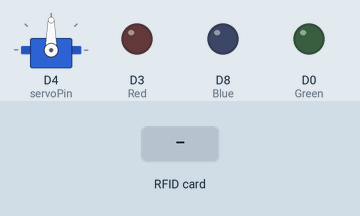
Simulated run of this sketch. Board: ESP8266 (NodeMCU). On the bench: servo, output pins drawn as LEDs (lit = HIGH). The inputs (shaded band) are chosen by the test bench. WiFi joins after 1.5 s; servers stay silent unless stated; uploads are accepted with an empty reply; what the sketch prints to the serial monitor is not drawn.

Above: at 0.0 s.
At 3.3 s:
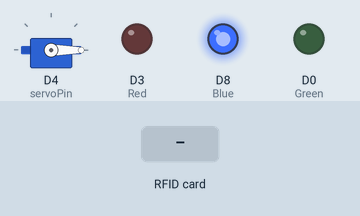
3.4 s: RFID card 5E 7A 19 C4 held to the reader
At 4.1 s:
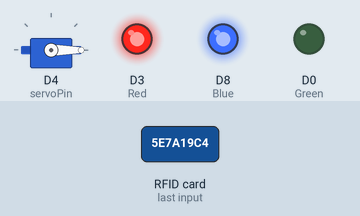
Timing chart, 0 to 9.1 s (numbered marks = the images above; inputs shaded):
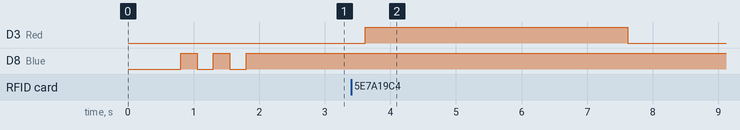

The sketch:

IOT_RFID_WITH_MYSQL.ino
```cpp
#include <ESP8266WebServer.h>
#include <ESP8266HTTPClient.h>
#include <SPI.h>
#include <MFRC522.h>
#include <Servo.h>

#define SS_PIN D2  //--> SDA D2
#define RST_PIN D1  //--> RST D1
MFRC522 mfrc522(SS_PIN, RST_PIN);
Servo servo;

int servoPin = 2;  // Nodemcu D4
int Red = 0;  // Nodemcu D3
int Green = 16; // Nodemcu D0
int Blue = 15; // Nodemcu D8

const char* ssid = "UIU";
const char* password = "xyz";

ESP8266WebServer server(80);  //--> Server on port 80

int readsuccess;
byte readcard[4];
char str[32] = "";
String StrUID;

void setup() {
  Serial.begin(115200);
  servo.attach(servoPin);
  SPI.begin();      // SPI bus
  mfrc522.PCD_Init(); //MFRC522 card

  delay(500);

  WiFi.begin(ssid, password);
  Serial.println("");

  pinMode(Red, OUTPUT);
  pinMode(Green, OUTPUT);
  pinMode(Blue, OUTPUT);
  digitalWrite(Blue, HIGH);

  Serial.print("Connecting");
  while (WiFi.status() != WL_CONNECTED) {
    Serial.print(".");

    digitalWrite(Blue, LOW);
    delay(250);
    digitalWrite(Blue, HIGH);
    delay(250);
  }

  Serial.println("");
  Serial.print("Successfully connected to : ");
  Serial.println(ssid);
  Serial.print("IP address: ");
  Serial.println(WiFi.localIP());

  Serial.println("Please tag a card or keychain to see the UID !");
  Serial.println("");

  servo.write(0);
  delay(100);
  servo.detach();
}

void loop() {
  // put your main code here, to run repeatedly
  readsuccess = getid();

  if (readsuccess) {
    HTTPClient http;    //Declare object of class HTTPClient
    String UIDresultSend, postData;
    UIDresultSend = StrUID;

    postData = "UIDresult=" + UIDresultSend;
    http.begin("http://192.168.0.104/IOT/check.php");  //Specify request destination
    http.addHeader("Content-Type", "application/x-www-form-urlencoded"); //Specify content-type header

    int httpCode = http.POST(postData);   //Send the request
    String payload = http.getString();    //Get the response payload

    Serial.println(UIDresultSend);
    Serial.println(httpCode);   //Print HTTP return code
    Serial.println(payload);    //Print request response payload

    if(payload == "ok"){
      digitalWrite(Green,HIGH);
      digitalWrite(Red,LOW);
        servo.attach(servoPin);
        servo.write(0);
        delay(500);
        servo.write(120);
        delay(4000);  //Post Data at every 5 seconds
        servo.write(0);
        servo.detach();
        digitalWrite(Green,LOW);
    }
    else {
      digitalWrite(Red,HIGH);
      digitalWrite(Green,LOW);
      delay(4000);  //Post Data at every 5 seconds
      digitalWrite(Red,LOW);
      }

    http.end();  //Close connection
  }
}

int getid() {
  if (!mfrc522.PICC_IsNewCardPresent()) {
    return 0;
  }
  if (!mfrc522.PICC_ReadCardSerial()) {
    return 0;
  }


  Serial.print("THE UID OF THE SCANNED CARD IS : ");

  for (int i = 0; i < 4; i++) {
    readcard[i] = mfrc522.uid.uidByte[i]; //storing the UID of the tag in readcard
    array_to_string(readcard, 4, str);
    StrUID = str;
  }
  mfrc522.PICC_HaltA();
  return 1;
}

void array_to_string(byte array[], unsigned int len, char buffer[]) {
  for (unsigned int i = 0; i < len; i++)
  {
    byte nib1 = (array[i] >> 4) & 0x0F;
    byte nib2 = (array[i] >> 0) & 0x0F;
    buffer[i * 2 + 0] = nib1  < 0xA ? '0' + nib1  : 'A' + nib1  - 0xA;
    buffer[i * 2 + 1] = nib2  < 0xA ? '0' + nib2  : 'A' + nib2  - 0xA;
  }
  buffer[len * 2] = '\0';
}
```

Measured:
- after the input at 3.4 s, D3 (Red): LOW → HIGH after 0.22 s, → LOW 4.0 s later
